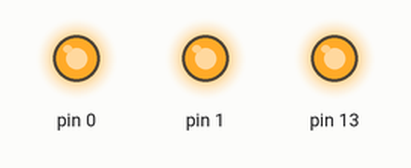
Recording of a sketch running on a simulated Arduino Uno, built with avr-gcc and run on an emulated ATmega328P. Parts: output pins drawn as LEDs (lit = HIGH).

Above: at 2.0 s.
At 14.2 s:
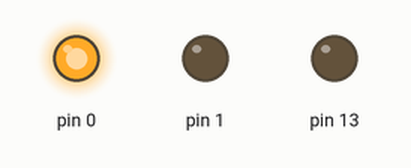
At 21.5 s:
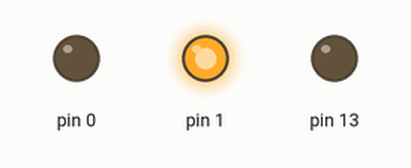
At 27.6 s:
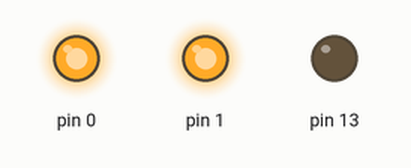
Timing chart, 0 to 38.0 s (numbered marks = the images above):
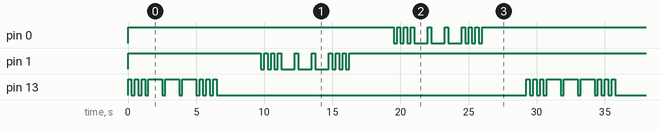

Measured:
- by itself, pin 13: repeats every 29.3 s: 2 × (LOW 0.25 s, HIGH 0.25 s), 3 × (LOW 0.25 s, HIGH 1.0 s), 3 × (LOW 0.25 s, HIGH 0.25 s), LOW 22.8 s, HIGH 0.25 s
- by itself, pin 0, pin 1: repeats every 29.3 s: 2 × (HIGH 0.25 s, LOW 0.25 s), 3 × (HIGH 0.25 s, LOW 1.0 s), 3 × (HIGH 0.25 s, LOW 0.25 s), HIGH 22.8 s, LOW 0.25 s
- by itself, everything shown: repeats every 29.3 s, in 54 steps

The sketch:

Morse.ino
```cpp
// Ananda Hafidh R K
// 19/439605/TK/48335

#include "Morse.h"

Morse morseL(13, HIGH);
Morse morseTX(1, LOW);
Morse morseRX(0, LOW);

void setup()
{
}

void loop()
{
  morseL.dot(); morseL.dot(); morseL.dot();
  morseL.dash(); morseL.dash(); morseL.dash();
  morseL.dot(); morseL.dot(); morseL.dot();
  delay(3000);
  morseTX.dot(); morseTX.dot(); morseTX.dot();
  morseTX.dash(); morseTX.dash(); morseTX.dash();
  morseTX.dot(); morseTX.dot(); morseTX.dot();
  delay(3000);
  morseRX.dot(); morseRX.dot(); morseRX.dot();
  morseRX.dash(); morseRX.dash(); morseRX.dash();
  morseRX.dot(); morseRX.dot(); morseRX.dot();
  delay(3000);
}
```

Morse.cpp
```cpp
/*
  Morse.cpp - Library for flashing Morse code.
  Created by David A. Mellis, November 2, 2007.
  Released into the public domain.
*/

#include "Arduino.h"
#include "Morse.h"

Morse::Morse(int pin, bool activeState)
{
  _pin = pin;
  _activeState = activeState;
  pinMode(_pin, OUTPUT);
  digitalWrite(_pin, !activeState);
}

void Morse::dot()
{
  digitalWrite(_pin, _activeState);
  delay(250);
  digitalWrite(_pin, !_activeState);
  delay(250);
}

void Morse::dash()
{
  digitalWrite(_pin, _activeState);
  delay(1000);
  digitalWrite(_pin, !_activeState);
  delay(250);
}
```

Morse.h
```cpp
/*
  Morse.h - Library for flashing Morse code.
  Created by David A. Mellis, November 2, 2007.
  Released into the public domain.
*/
#ifndef Morse_h
#define Morse_h

#include "Arduino.h"

class Morse
{
  public:
    Morse(int pin, bool activeState);
    void dot();
    void dash();

  private:
    int _pin;
    bool _activeState;
};

#endif
```
